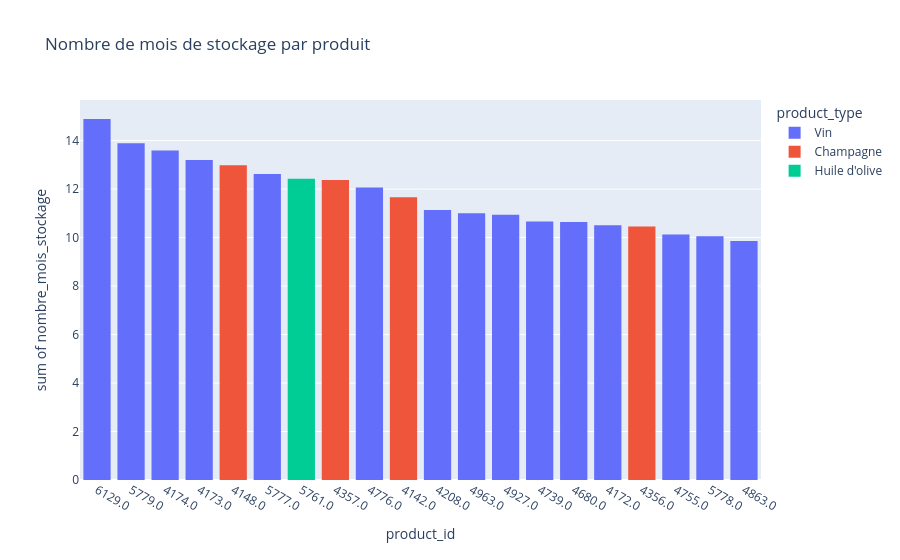

The code cell stored with this chart in its notebook:
### Markdown cell above
<div style="border: 1px solid RGB(51,165,182);" >
<h3 style="margin: auto; padding: 20px; color: RGB(51,165,182); ">Etape 5.3 - Analyse des stocks</h3>
</div>

### Code cell
######################################
# Calculer le nombre de mois de stock #
######################################

#Import de numpy 
import numpy as np
#Création de la colonne Rotation de stock
#  Rotation des stocks = Stocks de marchandises / Coût d'achat des marchandises vendues (HT) x 360
cout_achat_produits_vendus = df_final['total_sales']*df_final['purchase_price']
df_final['rotation_de_stock'] = (df_final['stock_quantity']/cout_achat_produits_vendus)*360

#Remplacement des "inf" par 0
df_final.loc[np.isinf(df_final['rotation_de_stock'])==True,'rotation_de_stock']=0


#Effectuer le tri dans l'ordre décroissant du nombre de mois de stock dans le dataset df_merge
# durée moyenne de stockage = octobre : 1 mois / rotation des stocks
df_final['nombre_mois_stockage'] = df_final['rotation_de_stock']/30
df_final.loc[np.isinf(df_final['nombre_mois_stockage'])==True,'nombre_mois_stockage']=0
df_final = df_final.sort_values('nombre_mois_stockage', ascending=False)
df_final = df_final.reset_index(drop=True)
display(df_final.head())

#Graphique en barre du flop 20 des produits qui ont le plus de mois de stock
# copie du dataframe pour changer le format du product_id
data_stock = df_final.iloc[:20,:].copy()  
data_stock.loc[:,'product_id'] = data_stock['product_id'].astype(str)  
# fixation de l'ordre des product_id
ordre_stock = list(df_final['product_id'].astype(str))
fig5 = px.histogram(data_stock, x='product_id', y='nombre_mois_stockage', color='product_type', title='Nombre de mois de stockage par produit', category_orders={"product_id": ordre_stock})
fig5.show()

### Figure 1 — Plotly figure (JSON) as saved in the notebook; plotly's stock layout.template omitted (floating-point values rounded to 4 significant figures; data arrays with more than 128 entries replaced by an {"elided": "..."} marker saying what was removed)
{"data": [{"bingroup": "x", "histfunc": "sum", "hovertemplate": "product_type=Vin<br>product_id=%{x}<br>sum of nombre_mois_stockage=%{y}<extra></extra>", "legendgroup": "Vin", "marker": {"color": "#636efa", "pattern": {"shape": ""}}, "name": "Vin", "orientation": "v", "showlegend": true, "type": "histogram", "x": ["6129.0", "5779.0", "4174.0", "4173.0", "5777.0", "4776.0", "4208.0", "4963.0", "4927.0", "4739.0", "4680.0", "4172.0", "4755.0", "5778.0", "4863.0"], "xaxis": "x", "y": [14.89, 13.89, 13.59, 13.2, 12.62, 12.07, 11.14, 11.0, 10.94, 10.67, 10.64, 10.51, 10.12, 10.05, 9.854], "yaxis": "y"}, {"bingroup": "x", "histfunc": "sum", "hovertemplate": "product_type=Champagne<br>product_id=%{x}<br>sum of nombre_mois_stockage=%{y}<extra></extra>", "legendgroup": "Champagne", "marker": {"color": "#EF553B", "pattern": {"shape": ""}}, "name": "Champagne", "orientation": "v", "showlegend": true, "type": "histogram", "x": ["4148.0", "4357.0", "4142.0", "4356.0"], "xaxis": "x", "y": [12.98, 12.38, 11.66, 10.45], "yaxis": "y"}, {"bingroup": "x", "histfunc": "sum", "hovertemplate": "product_type=Huile d'olive<br>product_id=%{x}<br>sum of nombre_mois_stockage=%{y}<extra></extra>", "legendgroup": "Huile d'olive", "marker": {"color": "#00cc96", "pattern": {"shape": ""}}, "name": "Huile d'olive", "orientation": "v", "showlegend": true, "type": "histogram", "x": ["5761.0"], "xaxis": "x", "y": [12.43], "yaxis": "y"}], "layout": {"barmode": "relative", "legend": {"title": {"text": "product_type"}, "tracegroupgap": 0}, "title": {"text": "Nombre de mois de stockage par produit"}, "xaxis": {"anchor": "y", "categoryarray": {"elided": "713 str values"}, "categoryorder": "array", "domain": [0, 1], "title": {"text": "product_id"}}, "yaxis": {"anchor": "x", "domain": [0, 1], "title": {"text": "sum of nombre_mois_stockage"}}}}
